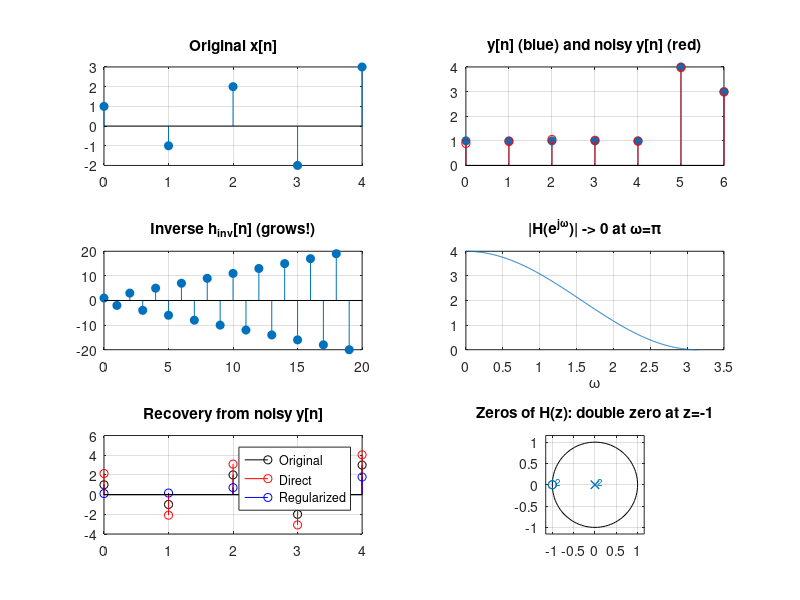

The MATLAB source for this figure:


clc; clear; close all;

%% 1. System and input
h = [1 2 1];
x = [1 -1 2 -2 3];
y = conv(x, h);                 % y[n] = x[n]*h[n]
disp('y[n] ='); disp(y);

%% 2. Inverse system
% H(z) = 1 + 2z^-1 + z^-2 = (1 + z^-1)^2  -> double zero at z = -1
% 1/H(z) = 1/(1+z^-1)^2  -> h_inv[n] = (n+1)(-1)^n u[n]
L = 20;
n = 0:L-1;
h_inv = (n+1).*(-1).^n;         % truncated to L samples
chk = conv(h, h_inv);
disp('h * h_inv (first L samples) ='); disp(chk(1:L));   % 1 0 0 0 ...

%% 3. Noise-free deconvolution
x_rec = deconv(y, h);
disp('Recovered x[n] (no noise) ='); disp(x_rec);

%% 4. Add 1% noise
rng(1);
yn = y + 0.01*max(abs(y))*randn(size(y));

% (a) Direct deconvolution (polynomial division / inverse filter)
x_dir = deconv(yn, h);

% (b) Direct deconvolution in frequency domain
N  = 101;                       % odd N avoids exact zero of H at w = pi
H  = fft(h, N);
Yn = fft(yn, N);
x_fd = real(ifft(Yn ./ H));
x_fd = x_fd(1:length(x));

% (c) Regularized (Tikhonov) deconvolution
lambda = 0.05;
x_reg = real(ifft(Yn .* conj(H) ./ (abs(H).^2 + lambda)));
x_reg = x_reg(1:length(x));

%% 5. Error comparison
err = @(xe) norm(xe - x);
fprintf('\nNoise-free error          : %.4e\n', err(x_rec));
fprintf('Direct (deconv) error     : %.4f\n', err(x_dir));
fprintf('Direct (FFT) error        : %.4f\n', err(x_fd));
fprintf('Regularized (FFT) error   : %.4f\n', err(x_reg));
fprintf('min|H(w)| = %.4e,  max amplification 1/min|H| = %.1f\n', ...
    min(abs(H)), 1/min(abs(H)));

%% 6. Plots
figure;
subplot(3,2,1); stem(0:4, x,'filled'); title('Original x[n]'); grid on;
subplot(3,2,2); stem(0:6, y,'filled'); hold on; stem(0:6, yn,'r');
title('y[n] (blue) and noisy y[n] (red)'); grid on;
subplot(3,2,3); stem(0:L-1, h_inv,'filled'); title('Inverse h_{inv}[n] (grows!)'); grid on;
subplot(3,2,4); w = linspace(0,pi,512); plot(w, abs(freqz(h,1,w)));
title('|H(e^{j\omega})| -> 0 at \omega=\pi'); xlabel('\omega'); grid on;
subplot(3,2,5); stem(0:4, x,'k'); hold on; stem(0:4, x_fd,'r'); stem(0:4, x_reg,'b');
legend('Original','Direct','Regularized'); title('Recovery from noisy y[n]'); grid on;
subplot(3,2,6); zplane(h,1); title('Zeros of H(z): double zero at z=-1');
